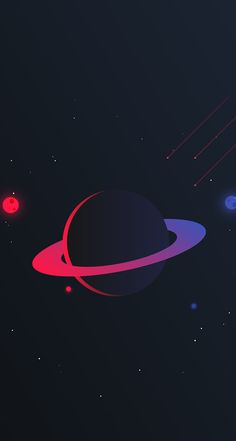
#> input picture D2.jpg, 236 x 441 px, given in place of the camera
$ jupyter execute --allow-errors 'PI_Tarefa_4(Terceira_Semana_(ERE)).ipynb'   (text cells are left out)
#> lines starting #> are read from the running program, lines starting #| are printed output that depends on the picture; after the words box and inside, x2 and y2 are one past the last pixel; in counts of white or black regions, pixels touching at a corner belong together
[cell 1]
from google.colab import files
uploaded = files.upload()
#> the answer given: D2.jpg

[cell 2]
#insira seu código aqui
import numpy as np
import cv2
from matplotlib import pyplot as plt

def main():
  # Load the images
  img1 = imgLoad("coffee.jpg")
  img2 = imgLoad("logo.png")

  # Show the images and resize image 2
  imgShow(img1, False)
  img2 = imgResize(img2, 50)
  imgShow(img2, False)

  # blend the images using image2 as a watermark
  img1 = imgBlending(img1, img2, 80, 1350, 50)
  # Show the result of the blending
  imgShow(img1, False)


def imgBlending(imgDest, imgAdd, y1, x1, percent):
  backH, backW, _ = imgDest.shape
  frontH, frontW, _ = imgAdd.shape
  if frontH > backH or frontW > backW: print("a Imagem de fundo é menor que a marca-d'agua")

  # recorta da imagem original a área onde a segunda imagem vai ser colocada (pasteImg)
  pasteImg = imgCrop(imgDest, y1, (y1 + frontH), x1, (x1 + frontW))

  # Remove fundo da imagem apagando todos os pixels brancos
  imgGrey = cv2.cvtColor(imgAdd, cv2.COLOR_RGB2GRAY)
  ret, maskFore = cv2.threshold(imgGrey, 250, 255, cv2.THRESH_BINARY)

  backWithMask = cv2.bitwise_and(pasteImg, pasteImg, mask = maskFore)
  foreWithMask = cv2.bitwise_not(maskFore)
  foreWithMask = cv2.bitwise_and(imgAdd, imgAdd, mask = foreWithMask)

  combinedImage = cv2.add(foreWithMask, backWithMask)

  imgDest[y1:(y1 + frontH), x1:(x1+frontW)] = combinedImage
  return imgDest


def imgLoad(name):
  image = cv2.imread(name)
  image = cv2.cvtColor(image, cv2.COLOR_BGR2RGB)
  return image

def imgResize(image, scalePercent):
  width = int(image.shape[1] * scalePercent / 100)
  height = int(image.shape[0] * scalePercent / 100)
  image = cv2.resize(image, (width, height))
  return image

def imgCrop(image, y1, y2, x1, x2):
  crop = image[y1:y2, x1:x2]
  return crop

def imgShow(img, axis):
  imgplot = plt.imshow(img)
  if not axis: plt.axis('off')
  plt.show()

#> (the rest of this cell did not finish here and is left out)

[cell 3]
#Insira seu código aqui
import cv2
import numpy as np

cap = cv2.VideoCapture(0)

while(True):
  # Recebe frames da webcam
  _, frame = cap.read()
#> frame is the input picture: shape (441, 236, 3); mean B, G, R 39.7, 28.2, 27.2

  # Transformar canais de cor
  hsvFrame = cv2.cvtColor(frame, cv2.COLOR_BGR2HSV)
#> hsvFrame: shape (441, 236, 3); mean H, S, V 111.1, 107.4, 42.5

  # Intervalo de reconhecimento (Cor atual = Azul)
  lowerColor = np.array([70, 50, 0])
  higherColor = np.array([130, 255, 255])


  # Area do obj a ser reconhecido
  mask = cv2.inRange(hsvFrame, lowerColor, higherColor)
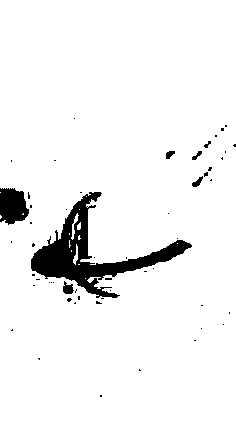
#> mask: shape (441, 236); 94.6% white; 55 black regions (48 under 20 px)

  # Pega contorno da forma analisada
  contours, _ = cv2.findContours(mask, cv2.RETR_TREE, cv2.CHAIN_APPROX_SIMPLE)
#> contours = 71 contours, 60 with area under 20; largest, box (x1, y1, x2, y2) and area: (0, 0, 236, 441) 102526, (30, 191, 193, 299) 4860, (62, 280, 75, 295) 114, (191, 175, 204, 188) 73, (165, 150, 176, 160) 62
  # Se existir contorno
  if contours:
        #retorna a área em pixels de um determinado contorno
        maxArea = cv2.contourArea(contours[0])
#> maxArea = 2
        index = 0
        i = 0
        for cnt in contours:
            #p pegar o contorno q tiver maior área
            if maxArea < cv2.contourArea(cnt):
                maxArea = cv2.contourArea(cnt)
                #pega identificador do maior contorno
                index = i
            i += 1
#> this loop made 71 passes
#> (maxArea, index) on pass 4: (102526, 3)
#> cnt on passes 1, 2, 3, 10, 11, 20: [[0, 215], [0, 218], [1, 217], [1, 216]], [[23, 213], [22, 214], [23, 214]], [[0, 192]], [[200, 328], [201, 327], [202, 328], [201, 329]], [[222, 324], [223, 323], [224, 324], [223, 325]], [[109, 290], [110, 289], [111, 290], [110, 291]]
#> after the loop, i = 71; index = 3; maxArea = 102526

        #retorna um retângulo que envolve o contorno em questão
        x, y, w, h = cv2.boundingRect(contours[index])
#> x = 0; y = 0; w = 236; h = 441

        if maxArea > 80.0:
            # Se a area for maior que 80 desenha o retângulo vermelho com espessura 3
            cv2.rectangle(frame, (x,y), (x + w, y + h), (0, 0, 255), 3)
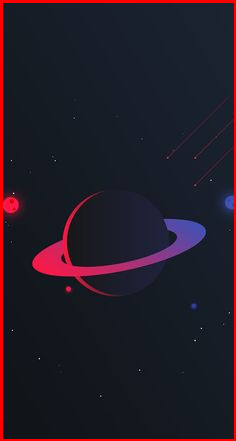
#> frame: shape (441, 236, 3); 3.23% of pixels changed, all inside (x1, y1, x2, y2) = (0, 0, 236, 441)

  cv2.imshow('frame', frame)
  cv2.imshow('mask', mask)


  if cv2.waitKey(1) & 0xFF == ord('q'):
#> (key q is pressed here)
    break

cap.release()
cv2.destroyAllWindows()
